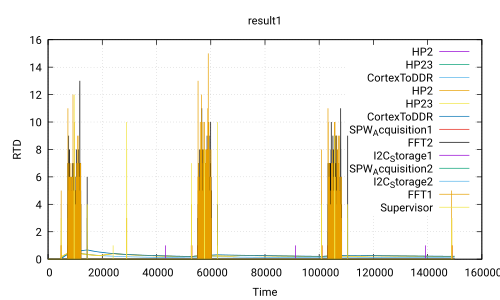

gnuplot code for this plot:
 set title 'result1'
 set ylabel 'RTD'
 set xlabel 'Time'
 set grid
 set term pdf
 set output 'Use_case_DoubleCamera_newValues.ATIPPIC.executable150.0_50.0.pdf'
 plot 'Use_case_DoubleCamera_newValues.ATIPPIC.executable150.0_50.0.csv' using 1:2 with lines title 'HP2','Use_case_DoubleCamera_newValues.ATIPPIC.executable150.0_50.0.csv' using 1:3 with lines title 'HP23','Use_case_DoubleCamera_newValues.ATIPPIC.executable150.0_50.0.csv' using 1:4 with lines title 'CortexToDDR','Use_case_DoubleCamera_newValues.ATIPPIC.executable150.0_50.0.csv' using 1:5 with lines title 'HP2','Use_case_DoubleCamera_newValues.ATIPPIC.executable150.0_50.0.csv' using 1:6 with lines title 'HP23','Use_case_DoubleCamera_newValues.ATIPPIC.executable150.0_50.0.csv' using 1:7 with lines title 'CortexToDDR','Use_case_DoubleCamera_newValues.ATIPPIC.executable150.0_50.0.csv' using 1:8 with lines title 'SPW_Acquisition1','Use_case_DoubleCamera_newValues.ATIPPIC.executable150.0_50.0.csv' using 1:9 with lines title 'FFT2','Use_case_DoubleCamera_newValues.ATIPPIC.executable150.0_50.0.csv' using 1:10 with lines title 'I2C_Storage1','Use_case_DoubleCamera_newValues.ATIPPIC.executable150.0_50.0.csv' using 1:11 with lines title 'SPW_Acquisition2','Use_case_DoubleCamera_newValues.ATIPPIC.executable150.0_50.0.csv' using 1:12 with lines title 'I2C_Storage2','Use_case_DoubleCamera_newValues.ATIPPIC.executable150.0_50.0.csv' using 1:13 with lines title 'FFT1','Use_case_DoubleCamera_newValues.ATIPPIC.executable150.0_50.0.csv' using 1:14 with lines title 'Supervisor'
